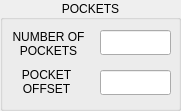
        <widget class="QGroupBox" name="gbPockets">
         <property name="geometry">
          <rect>
           <x>20</x>
           <y>23</y>
           <width>181</width>
           <height>111</height>
          </rect>
         </property>
         <property name="title">
          <string>POCKETS</string>
         </property>
         <property name="alignment">
          <set>Qt::AlignCenter</set>
         </property>
         <widget class="QLineEdit" name="leNoPockets">
          <property name="geometry">
           <rect>
            <x>100</x>
            <y>30</y>
            <width>71</width>
            <height>25</height>
           </rect>
          </property>
          <property name="inputMask">
           <string>D</string>
          </property>
          <property name="alignment">
           <set>Qt::AlignCenter</set>
          </property>
          <property name="placeholderText">
           <string/>
          </property>
         </widget>
         <widget class="QLabel" name="lblNoPockets">
          <property name="geometry">
           <rect>
            <x>-7</x>
            <y>29</y>
            <width>111</width>
            <height>30</height>
           </rect>
          </property>
          <property name="inputMethodHints">
           <set>Qt::ImhDigitsOnly</set>
          </property>
          <property name="text">
           <string>NUMBER OF POCKETS</string>
          </property>
          <property name="scaledContents">
           <bool>false</bool>
          </property>
          <property name="alignment">
           <set>Qt::AlignCenter</set>
          </property>
          <property name="wordWrap">
           <bool>true</bool>
          </property>
         </widget>
         <widget class="QLabel" name="lblPocketOffset">
          <property name="geometry">
           <rect>
            <x>6</x>
            <y>67</y>
            <width>81</width>
            <height>30</height>
           </rect>
          </property>
          <property name="inputMethodHints">
           <set>Qt::ImhDigitsOnly</set>
          </property>
          <property name="text">
           <string>POCKET OFFSET</string>
          </property>
          <property name="scaledContents">
           <bool>false</bool>
          </property>
          <property name="alignment">
           <set>Qt::AlignCenter</set>
          </property>
          <property name="wordWrap">
           <bool>true</bool>
          </property>
         </widget>
         <widget class="QLineEdit" name="lePocketOffset">
          <property name="geometry">
           <rect>
            <x>100</x>
            <y>70</y>
            <width>71</width>
            <height>25</height>
           </rect>
          </property>
          <property name="inputMask">
           <string/>
          </property>
          <property name="alignment">
           <set>Qt::AlignCenter</set>
          </property>
         </widget>
        </widget>
